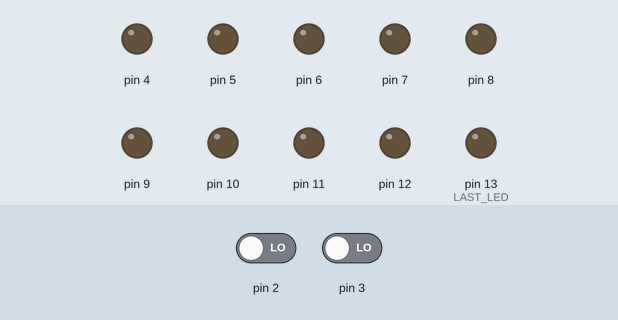
A sketch run on a simulated Arduino Uno, built with avr-gcc and run on an emulated ATmega328P. Parts: output pins drawn as LEDs (lit = HIGH). Dashed ring = blinking. Inputs (shaded band) come from the test bench; at power-on: pin 2 LOW, pin 3 LOW.

Above: at 1.2 s.
1.3 s: pin 2 driven HIGH
At 3.1 s:
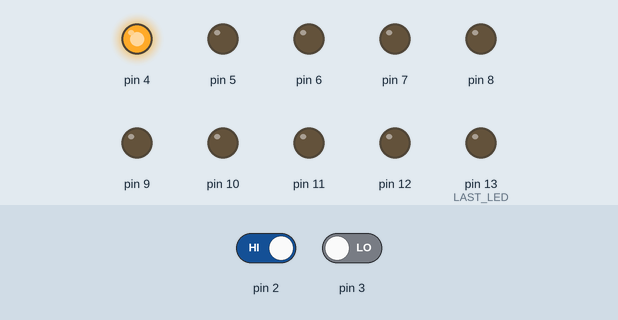
At 4.0 s:
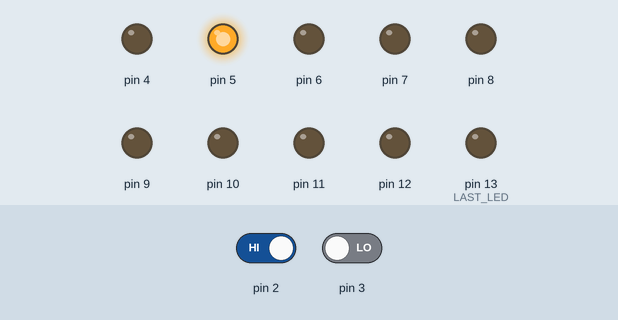
4.3 s: pin 3 driven HIGH
At 22.1 s:
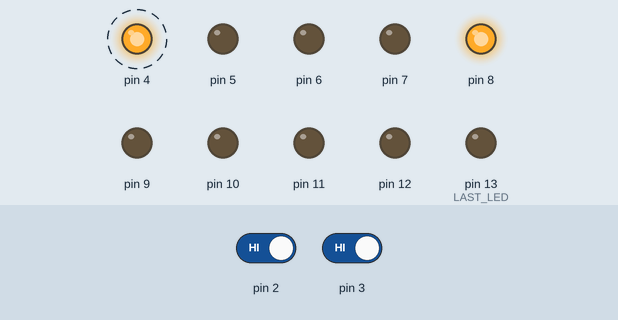
Timing chart, 0 to 24.8 s (numbered marks = the images above; inputs shaded):
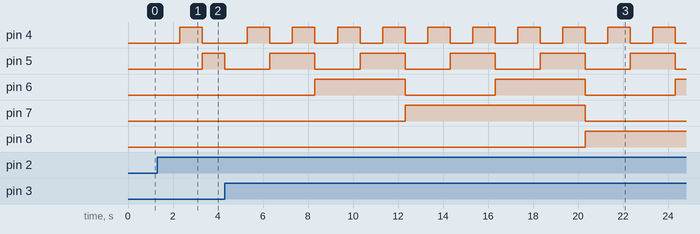

The sketch:

tp_01_cronometro_binario_Transistores_Forever.ino
```cpp
#define LAST_LED 13

/// @brief recibe el estado del cronometro y lo transforma a binario. Va encendiendo y apagando
///       las luces según corresponda y va asignando el valor a cada elemento del array de enteros
///
/// @param cronometro valor del cronometro
/// @param array un array de enteros
/// @param tamanio del array del enteros
void estadoLuces (int cronometro, int array[], int tamanio);


/// @brief imprime por consola los valores del cronometro decimal y
///        del binario cargado en el array
///
/// @param cronometro valor del cronometro
/// @param array un array de enteros
/// @param tamanio del array del enteros
void imprimir (int cronometro, int array, int tamanio);


void setup(){

  Serial.begin(9600);
  pinMode (2, INPUT);
  pinMode (3, INPUT);

  pinMode (4, OUTPUT);
  pinMode (5, OUTPUT);
  pinMode (6, OUTPUT);
  pinMode (7, OUTPUT);
  pinMode (8, OUTPUT);
  pinMode (9, OUTPUT);
  pinMode (10, OUTPUT);
  pinMode (11, OUTPUT);
  pinMode (12, OUTPUT);
  pinMode (13, OUTPUT);

}//setup

int play = 0;
unsigned long millisAnterior = 0;
int cronometro = 0;
int binario[10] = {0};
int firstTimeFlag = 1;
int botonPlayAntes = 0;
int botonResetAntes = 0;
//global

void loop(){

  int botonPlay = digitalRead(2);
  int botonReset = digitalRead(3);
  unsigned long millisActual = millis();

  if (botonPlay && !botonPlayAntes)
  {
    play = !play;
  }

  if (botonReset && !botonResetAntes)
  {
    cronometro = 0;
    binario[10] = {0};
  }

  if (cronometro == 1024)
  {
    play = !play;
    binario[10] = {0};
    cronometro = 0;
    estadoLuces(cronometro, binario, 10);
  }

  if(play && (firstTimeFlag || millisActual - millisAnterior >= 1000))
  {

      estadoLuces (cronometro, binario, 10);
      imprimir(cronometro, binario, 10);
      millisAnterior = millisActual;
      cronometro += 1;
      firstTimeFlag = 0;
  }

  botonPlayAntes = botonPlay;
  botonResetAntes = botonReset;
  delay(20);
} //loop


void estadoLuces (int cronometro, int array[], int tamanio)
{

  for(int i = 9; i >= 0; i--){

    array[i] = cronometro % 2;

    digitalWrite(LAST_LED - i, array[i]);

    cronometro /= 2;
  }
}

void imprimir (int cronometro, int array[], int tamanio)
{
  Serial.print("Segundo: ");
  Serial.print(cronometro);
  Serial.print(" | Binario: ");
  for( int i = 0; i < 10; i++)
  {
    Serial.print(array[i]);
  }
  Serial.println("");
}
```

Measured:
- after the input at 1.3 s, pin 4: LOW → HIGH after 1.0 s, → LOW 1.0 s later; pin 5: LOW → HIGH after 2.0 s
- after the input at 4.3 s, pin 8: LOW → HIGH after 16.0 s instead of 13.0 s
- by itself, pin 6: alternates HIGH for 4.0 s and LOW for 4.0 s
